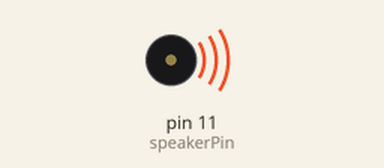
This sketch was run on a simulated Arduino Uno, built with avr-gcc and run on an emulated ATmega328P. Shown: buzzer (waves = sounding).

Above: at 0.1 s.
At 5.1 s:
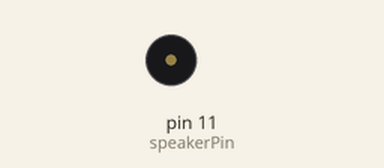
Timing chart, 0 to 6.6 s (numbered marks = the images above):
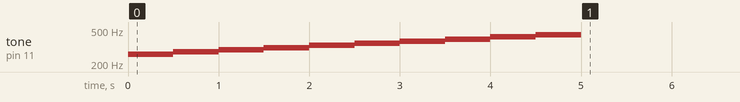

The sketch:

tones.ino
```cpp
/*
Adafruit Arduino - Lesson 10. Simple Sounds
*/

int speakerPin = 11;

int numTones = 10;
int tones[] = {261, 277, 294, 311, 330, 349, 370, 392, 415, 440};
//            mid C  C#   D    D#   E    F    F#   G    G#   A

void setup()
{
  for (int i = 0; i < numTones; i++)
  {
    tone(speakerPin, tones[i]);
    delay(500);
  }
  noTone(speakerPin);
}

void loop()
{
}
```
